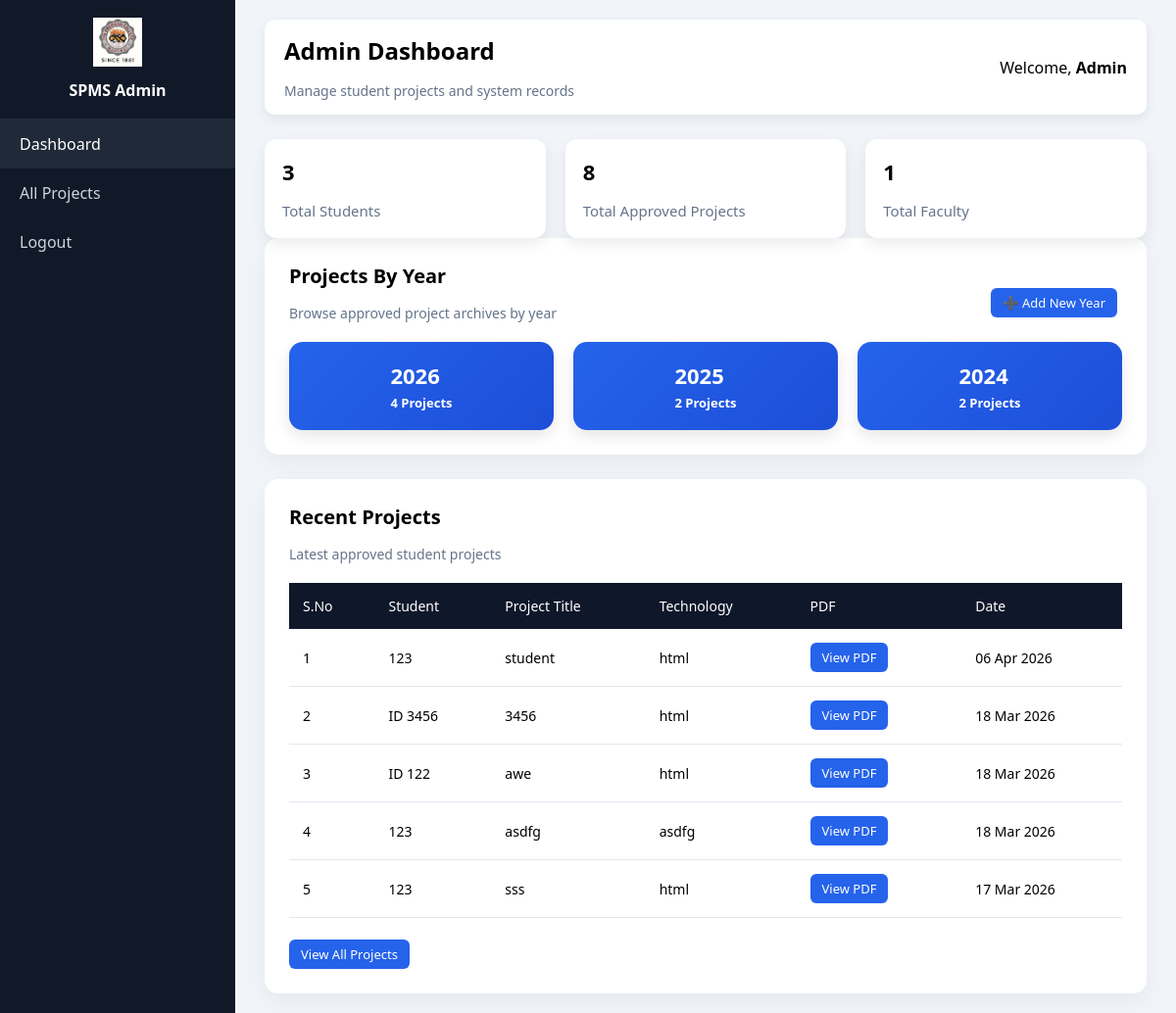
Page /admin/dashboard.php (signed in) on the committed database.
### tables this page shows
CREATE TABLE `project_years` (
  `id` int(11) NOT NULL,
  `year` int(11) DEFAULT NULL
);

CREATE TABLE `projects` (
  `id` int(11) NOT NULL,
  `student_id` int(11) DEFAULT NULL,
  `project_title` varchar(200) DEFAULT NULL,
  `description` text DEFAULT NULL,
  `technology` varchar(150) DEFAULT NULL,
  `file_name` varchar(255) DEFAULT NULL,
  `status` enum('Pending','Approved','Rejected') DEFAULT 'Pending',
  `created_at` timestamp NOT NULL DEFAULT current_timestamp(),
  `submitted_at` datetime DEFAULT current_timestamp(),
  `project_year` int(11) DEFAULT year(curdate()),
  `feedback` text DEFAULT NULL
);

CREATE TABLE `users` (
  `id` int(11) NOT NULL,
  `full_name` varchar(100) NOT NULL,
  `register_no` varchar(50) NOT NULL,
  `email` varchar(100) NOT NULL,
  `password` varchar(255) NOT NULL,
  `role` enum('student','faculty','admin') DEFAULT 'student',
  `created_at` timestamp NOT NULL DEFAULT current_timestamp()
);

### admin/dashboard.php (the view, shortened to what this page needs)
<?php
include("../db.php");
$student_count = 0;
$q1 = mysqli_query($conn,"SELECT COUNT(*) AS total FROM users WHERE role='student'");
if($q1){
$data = mysqli_fetch_assoc($q1);
$student_count = $data['total'];
}
$project_count = 0;
$q2 = mysqli_query($conn,"SELECT COUNT(*) AS total FROM projects WHERE status='Approved'");
if($q2){
$data = mysqli_fetch_assoc($q2);
$project_count = $data['total'];
}
$faculty_count = 0;
$q3 = mysqli_query($conn,"SELECT COUNT(*) AS total FROM users WHERE role='faculty'");
if($q3){
$data = mysqli_fetch_assoc($q3);
$faculty_count = $data['total'];
}
$recent_query = "
SELECT projects.*, users.full_name
FROM projects
LEFT JOIN users ON projects.student_id = users.id
WHERE projects.status='Approved'
ORDER BY projects.submitted_at DESC
LIMIT 5
";
$recent_result = mysqli_query($conn,$recent_query);
?>
<!DOCTYPE html>
<html lang="en">
<head>
<link rel="stylesheet" href="../css/style.css">
</head>
<body>
<div class="dashboard-wrapper">
<div class="sidebar">
<div class="sidebar-logo">
<img src="../assets/images/logo.png">
<h3>SPMS Admin</h3>
</div>
<ul>
<li class="active"><a href="dashboard.php">Dashboard</a></li>
<li><a href="view_projects.php">All Projects</a></li>
<li><a href="../logout.php">Logout</a></li>
</ul>
</div>
<div class="main-content">
<div class="top-navbar">
<div>
<h2>Admin Dashboard</h2>
<p class="subtitle">Manage student projects and system records</p>
</div>
<div>
Welcome, <strong><?php echo htmlspecialchars($_SESSION['name']); ?></strong>
</div>
</div>
<div class="stats-box">
<div class="stat-card">
<h3><?php echo $student_count; ?></h3>
<p>Total Students</p>
</div>
<div class="stat-card">
<h3><?php echo $project_count; ?></h3>
<p>Total Approved Projects</p>
</div>
<div class="stat-card">
<h3><?php echo $faculty_count; ?></h3>
<p>Total Faculty</p>
</div>
</div>
<div class="content-card">
<div class="card-header" style="display:flex;justify-content:space-between;align-items:center;">
<div>
<h3>Projects By Year</h3>
<p class="subtitle">Browse approved project archives by year</p>
</div>
<a href="add_year.php" class="btn btn-view">
➕ Add New Year
</a>
</div>
<div class="stats-box">
<?php
$query = "SELECT year FROM project_years ORDER BY year DESC";
$result = mysqli_query($conn, $query);
if($result && mysqli_num_rows($result) > 0){
while($row = mysqli_fetch_assoc($result)){
$year = $row['year'];
$countQuery = "
SELECT COUNT(*) AS total
FROM projects
WHERE project_year='$year'
AND status='Approved'
";
$countResult = mysqli_query($conn, $countQuery);
$totalProjects = 0;
if($countResult){
$countData = mysqli_fetch_assoc($countResult);
$totalProjects = $countData['total'];
}
?>
<a href="view_year_projects.php?year=<?php echo $year; ?>" class="year-card">
<div>
<div style="font-size:22px;font-weight:700;"><?php echo $year; ?></div>
<div style="font-size:13px;margin-top:4px;"><?php echo $totalProjects; ?> Projects</div>
</div>
</a>
<?php
}
}else{
echo "<p style='color:#64748b;'>No years available</p>";
}
?>
</div>
</div>
<div class="content-card" style="margin-top:25px;">
<div class="card-header">
<h3>Recent Projects</h3>
<p class="subtitle">Latest approved student projects</p>
</div>
<table class="modern-table">
<thead>
<tr>
<th>S.No</th>
<th>Student</th>
<th>Project Title</th>
<th>Technology</th>
<th>PDF</th>
<th>Date</th>
</tr>
</thead>
<tbody>
<?php if($recent_result && mysqli_num_rows($recent_result) > 0){ ?>
<?php $sno = 1; ?>
<?php while($row = mysqli_fetch_assoc($recent_result)){ ?>
<tr>
<td><?php echo $sno++; ?></td>
<td>
<?php
if(!empty($row['full_name'])){
echo htmlspecialchars($row['full_name']);
}else{
echo "ID ".htmlspecialchars($row['student_id']);
}
?>
</td>
<td><?php echo htmlspecialchars($row['project_title']); ?></td>
<td><?php echo htmlspecialchars($row['technology']); ?></td>
<td>
<a href="../student/uploads/<?php echo htmlspecialchars($row['file_name']); ?>" target="_blank" class="btn btn-view">
View PDF
</a>
</td>
<td><?php echo date("d M Y",strtotime($row['submitted_at'])); ?></td>
</tr>
<?php } ?>
<?php } else { ?>
<tr>
<td colspan="6">No recent approved projects</td>
</tr>
<?php } ?>
</tbody>
</table>
<br>
<a href="view_projects.php" class="btn btn-view">View All Projects</a>
</div>
</div>
</div>
</body>
</html>

### css/style.css (style rules this page uses)
* { margin: 0; padding: 0; box-sizing: border-box; }
body { min-height: 100vh; font-family: "Segoe UI", Arial, sans-serif; background: #f1f5f9; }
p { margin-top: 15px; font-size: 15px; }
.dashboard-wrapper { display: flex; min-height: 100vh; }
.sidebar { width: 240px; background: #111827; color: white; }
.sidebar-logo { text-align: center; padding: 18px; border-bottom: 1px solid #1f2937; }
.sidebar-logo img { width: 50px; }
.sidebar-logo h3 { margin-top: 8px; font-size: 16px; }
.sidebar ul { list-style: none; }
.sidebar ul li { padding: 14px 20px; }
.sidebar ul li a { text-decoration: none; color: #cbd5e1; display: block; transition: 0.3s; }
.main-content { flex: 1; padding: 20px 30px; }
.top-navbar { background: white; padding: 15px 20px; border-radius: 10px; box-shadow: 0 4px 12px rgba(0,0,0,0.08); display: flex; justify-content: space-between; align-items: center; margin-bottom: 25px; }
.stats-box { display: grid; grid-template-columns: repeat(auto-fit, minmax(220px, 1fr)); gap: 20px; }
.stat-card { background: white; padding: 18px; border-radius: 12px; box-shadow: 0 6px 15px rgba(0,0,0,0.08); }
.stat-card h3 { font-size: 22px; margin-bottom: 6px; }
.stat-card p { color: #64748b; }
.btn { padding: 6px 12px; border-radius: 6px; font-size: 13px; text-decoration: none; font-weight: 500; display: inline-block; margin-right: 5px; }
.content-card { background: #ffffff; padding: 25px; border-radius: 14px; box-shadow: 0 8px 25px rgba(0,0,0,0.05); }
.card-header h3 { font-size: 20px; font-weight: 600; margin-bottom: 5px; }
.card-header p { color: #64748b; font-size: 14px; margin-bottom: 20px; }
.modern-table { width: 100%; border-collapse: collapse; }
.modern-table thead { background: #0f172a; color: #ffffff; }
.modern-table th { padding: 14px; text-align: left; font-size: 14px; font-weight: 500; }
.modern-table td { padding: 14px; border-bottom: 1px solid #e2e8f0; font-size: 14px; }
.btn { padding: 6px 12px; border-radius: 6px; font-size: 13px; text-decoration: none; font-weight: 500; transition: 0.2s ease; }
.btn-view { background: #2563eb; color: #ffffff; }
.sidebar ul li.active { background: #1f2937; }
.sidebar ul li.active a { color: white; }
.subtitle { color: #64748b; font-size: 14px; }
.modern-table { width: 100%; border-collapse: collapse; margin-top: 15px; }
.year-card { display:flex; justify-content:center; align-items:center; height:90px; background:linear-gradient(135deg,#2563eb,#1d4ed8); border-radius:14px; font-size:22px; font-weight:700; color:white; text-decoration:none; box-shadow:0 6px 15px rgba(0,0,0,0.1); }

### rows in the picture
project_years: year "2026", totalProjects "4"
project_years: year "2025", totalProjects "2"
project_years: year "2024", totalProjects "2"
projects: users.full_name "123", project_title "student", technology "html", submitted_at "06 Apr 2026"
projects: student "3456", project_title "3456", technology "html", submitted_at "18 Mar 2026"
projects: student "122", project_title "awe", technology "html", submitted_at "18 Mar 2026"
projects: users.full_name "123", project_title "asdfg", technology "asdfg", submitted_at "18 Mar 2026"
projects: users.full_name "123", project_title "sss", technology "html", submitted_at "17 Mar 2026"

### other values in the picture
$_SESSION['name'] "Admin"
$student_count "3"
$project_count "8"
$faculty_count "1"
